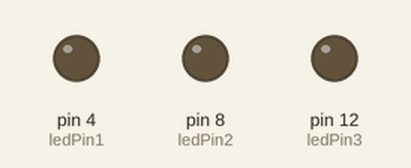
The sketch below on a simulated Arduino Uno, built with avr-gcc and run on an emulated ATmega328P. Parts: output pins drawn as LEDs (lit = HIGH).

Above: at 0.5 s.
At 1.5 s:
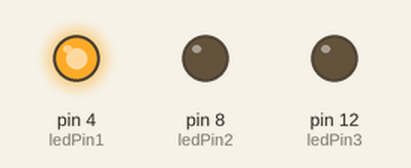
At 2.5 s:
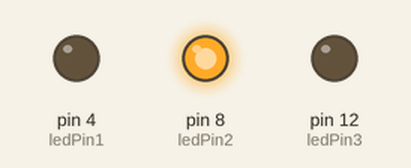
At 3.5 s:
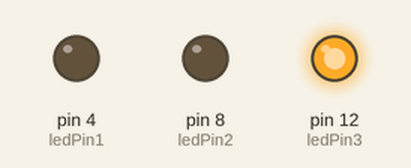
Timing chart, 0 to 5.2 s (numbered marks = the images above):
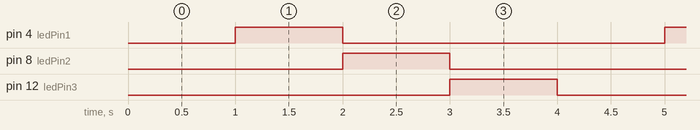

Measured:
- by itself, pin 4 (ledPin1), pin 8 (ledPin2), pin 12 (ledPin3): alternates HIGH for 1.0 s and LOW for 3.0 s
- by itself, everything shown: repeats every 4.0 s, in 4 steps

The sketch:

LED3.ino
```cpp
int ledPin1 = 4;//red
int ledPin2 = 8;//yellow
int ledPin3 = 12;//green

void setup()
{
  pinMode(ledPin1,OUTPUT);
  pinMode(ledPin2,OUTPUT);
  pinMode(ledPin3,OUTPUT);
}

void loop()
{
  digitalWrite(ledPin1,LOW);
  digitalWrite(ledPin2,LOW);
  digitalWrite(ledPin3,LOW);
  delay(1000);

  digitalWrite(ledPin1,HIGH);
  digitalWrite(ledPin2,LOW);
  digitalWrite(ledPin3,LOW);
  delay(1000);

  digitalWrite(ledPin1,LOW);
  digitalWrite(ledPin2,HIGH);
  digitalWrite(ledPin3,LOW);
  delay(1000);

  digitalWrite(ledPin1,LOW);
  digitalWrite(ledPin2,LOW);
  digitalWrite(ledPin3,HIGH);
  delay(1000);

}
```
